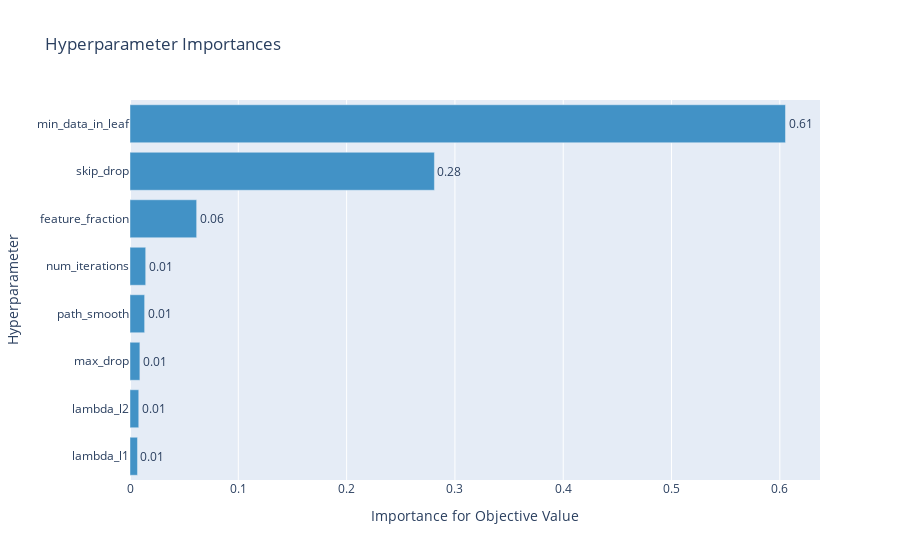

The code cell stored with this chart in its notebook:
### Code cell
plot_param_importances(study)

### Figure 1 — Plotly figure (JSON) as saved in the notebook; plotly's stock layout.template omitted (floating-point values rounded to 4 significant figures)
{"data": [{"cliponaxis": false, "hovertemplate": ["lambda_l1 (LogUniformDistribution): 0.006906643629876433<extra></extra>", "lambda_l2 (LogUniformDistribution): 0.008081894286158225<extra></extra>", "max_drop (IntUniformDistribution): 0.0091234784599347<extra></extra>", "path_smooth (UniformDistribution): 0.013512307312486748<extra></extra>", "num_iterations (IntUniformDistribution): 0.014497271847833879<extra></extra>", "feature_fraction (DiscreteUniformDistribution): 0.0615484322827641<extra></extra>", "skip_drop (DiscreteUniformDistribution): 0.2810810325536116<extra></extra>", "min_data_in_leaf (IntUniformDistribution): 0.6052489396273344<extra></extra>"], "marker": {"color": "rgb(66,146,198)"}, "orientation": "h", "text": ["0.006906643629876433", "0.008081894286158225", "0.0091234784599347", "0.013512307312486748", "0.014497271847833879", "0.0615484322827641", "0.2810810325536116", "0.6052489396273344"], "textposition": "outside", "texttemplate": "%{text:.2f}", "type": "bar", "x": [0.006907, 0.008082, 0.009123, 0.01351, 0.0145, 0.06155, 0.2811, 0.6052], "y": ["lambda_l1", "lambda_l2", "max_drop", "path_smooth", "num_iterations", "feature_fraction", "skip_drop", "min_data_in_leaf"]}], "layout": {"autosize": true, "showlegend": false, "title": {"text": "Hyperparameter Importances"}, "xaxis": {"autorange": true, "range": [0, 0.6371], "title": {"text": "Importance for Objective Value"}, "type": "linear"}, "yaxis": {"autorange": true, "range": [-0.5, 7.5], "title": {"text": "Hyperparameter"}, "type": "category"}}}
